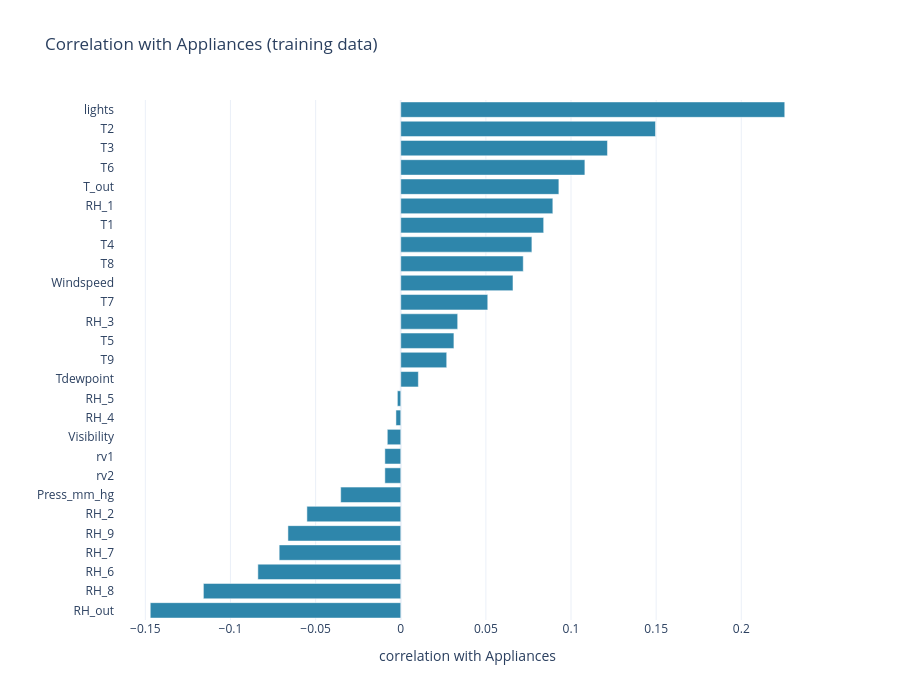

The code cell stored with this chart in its notebook:
### Code cell
target_corr = train_df.drop(columns='date').corr()['Appliances'].drop('Appliances').sort_values()

fig = px.bar(x=target_corr.values, y=target_corr.index, orientation='h',
             labels={'x': 'correlation with Appliances', 'y': ''},
             height=700, title='Correlation with Appliances (training data)')
fig.show()

### Figure 1 — Plotly figure (JSON) as saved in the notebook; plotly's stock layout.template omitted (floating-point values rounded to 4 significant figures)
{"data": [{"hovertemplate": "correlation with Appliances=%{x}<br>=%{y}<extra></extra>", "legendgroup": "", "marker": {"color": "#2E86AB", "pattern": {"shape": ""}}, "name": "", "orientation": "h", "showlegend": false, "textposition": "auto", "type": "bar", "x": [-0.1471, -0.1159, -0.08392, -0.0714, -0.06626, -0.05512, -0.03528, -0.009343, -0.009343, -0.007903, -0.002833, -0.001988, 0.01034, 0.02699, 0.03122, 0.03343, 0.0511, 0.06591, 0.07195, 0.07702, 0.08394, 0.08932, 0.09286, 0.1081, 0.1214, 0.1496, 0.2255], "xaxis": "x", "y": ["RH_out", "RH_8", "RH_6", "RH_7", "RH_9", "RH_2", "Press_mm_hg", "rv2", "rv1", "Visibility", "RH_4", "RH_5", "Tdewpoint", "T9", "T5", "RH_3", "T7", "Windspeed", "T8", "T4", "T1", "RH_1", "T_out", "T6", "T3", "T2", "lights"], "yaxis": "y"}], "layout": {"barmode": "relative", "height": 700, "legend": {"tracegroupgap": 0}, "title": {"text": "Correlation with Appliances (training data)"}, "xaxis": {"anchor": "y", "domain": [0, 1], "title": {"text": "correlation with Appliances"}}, "yaxis": {"anchor": "x", "domain": [0, 1], "title": {"text": ""}}}}
